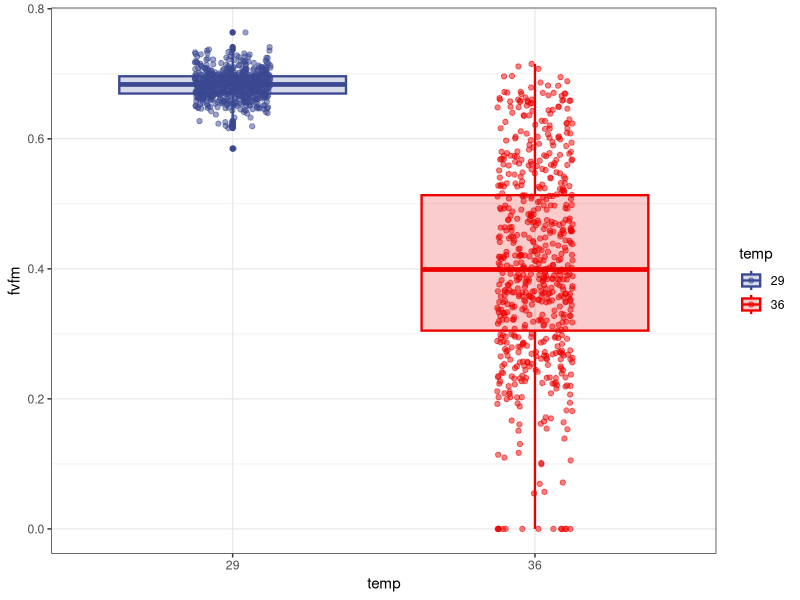
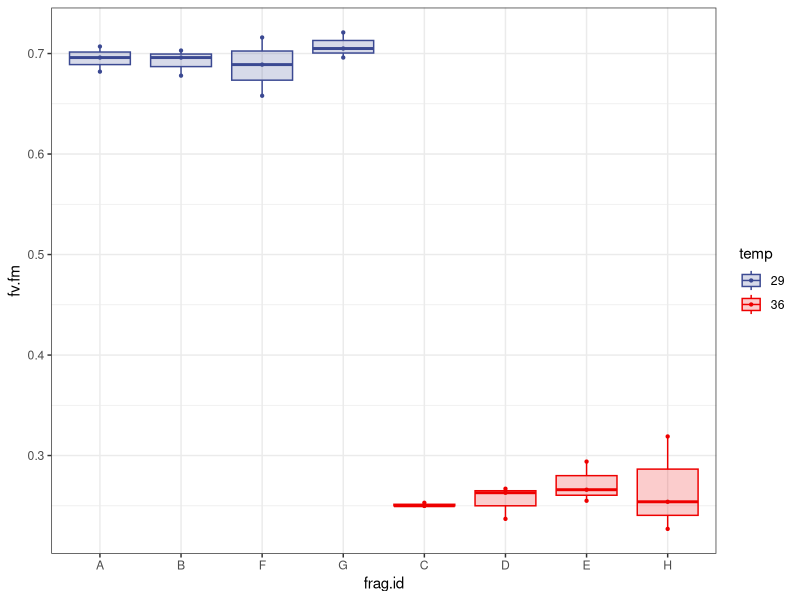

Source code (R) for these figures, in order:
# load packages
library(tidyverse)
library(data.table)
library(ggsci)
library(ggridges)

# read in the pam (fvfm) data
pam <- read.csv('pam.csv')
# change from temp numeric to factor
pam$temp <- as.factor(pam$temp)
# change frag id from numeric to factor and reorder the frag.id values so that they group by treatment temperature in plots 
pam$frag.id <- factor(pam$frag.id, levels=c('A','B','F','G','C','D','E','H'))

# obtain average values of fvfm for each nubbin (from the 3 technical replicates/measurements per nub) as well as the range of those values and the standard error 
fvfm<-setDT(pam)[, list(fvfm=mean(fv.fm),range=(max(fv.fm)-min(fv.fm)), se=(sd(fv.fm)/sqrt(3))), by=list(colony.id, frag.id, temp)]
fvfm$temp <- as.factor(fvfm$temp)


# plot all the data to look at the spread of fvfm values across ambient and heated treatments 
fvfm %>%
  ggplot(aes(x = temp, y = fvfm, color = temp, fill = temp))+
  geom_boxplot(size=0.8)+
  geom_jitter(position=position_jitterdodge(jitter.width = 0.5),alpha=0.5)+
  scale_color_aaas()+
  scale_fill_aaas(alpha = 0.2)+
  theme_bw()


# plot individual colonies (all 8 nubs) to see what the variation looks like (ie, are our 3 replicate measurements per nubbin giving us consistent results for that branch?)
pam %>%
  filter(colony.id == 'JH01') %>%
  ggplot(aes(x = frag.id, y = fv.fm, color = temp,fill = temp))+
  geom_point(size=0.8)+
  geom_boxplot()+
  scale_color_aaas()+
  scale_fill_aaas(alpha = 0.2)+
  theme_bw()
  
